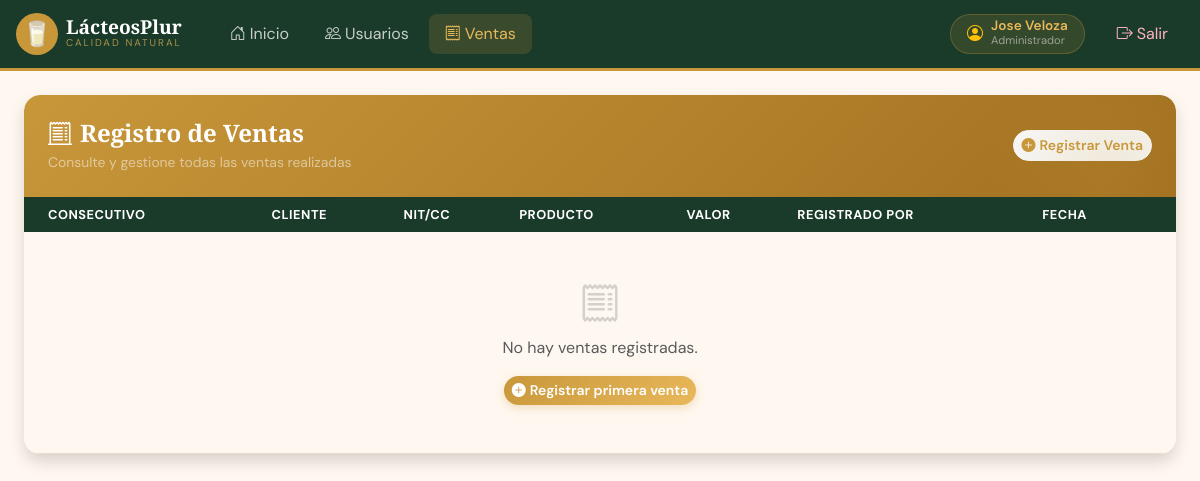
Page /ventas (signed in) on the earlier database version.
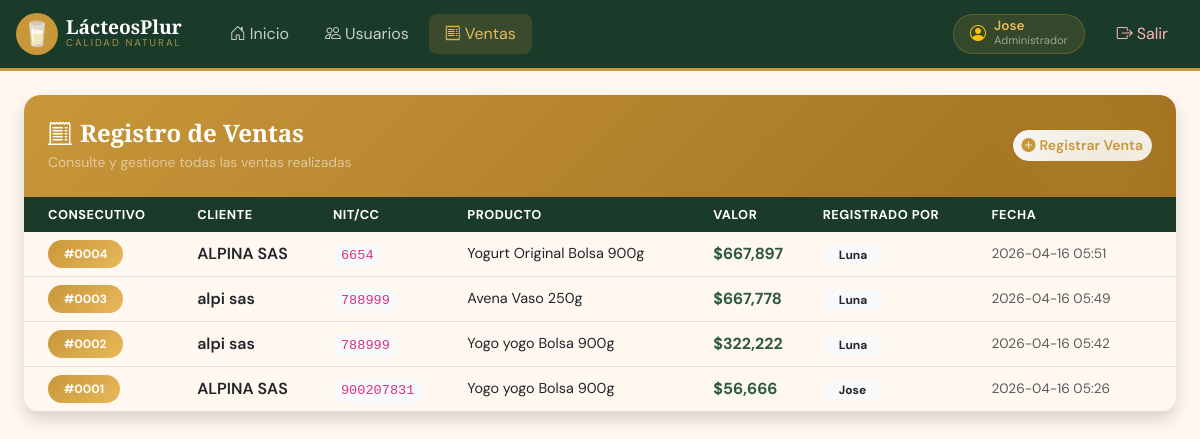
Same page on the later database version.
### tables this page shows
CREATE TABLE usuarios (
            id INTEGER PRIMARY KEY AUTOINCREMENT,
            nombre TEXT NOT NULL,
            cedula TEXT NOT NULL UNIQUE,
            correo TEXT NOT NULL UNIQUE,
            usuario TEXT NOT NULL UNIQUE,
            rol TEXT NOT NULL CHECK(rol IN ('Administrador', 'Auxiliar')),
            password_hash TEXT NOT NULL,
            salt TEXT NOT NULL,
            estado TEXT NOT NULL DEFAULT 'Activo' CHECK(estado IN ('Activo', 'Inactivo')),
            fecha_creacion TIMESTAMP DEFAULT CURRENT_TIMESTAMP
        );

CREATE TABLE ventas (
            id INTEGER PRIMARY KEY AUTOINCREMENT,
            consecutivo INTEGER NOT NULL UNIQUE,
            cliente TEXT NOT NULL,
            nit_cc TEXT NOT NULL,
            producto TEXT NOT NULL,
            valor REAL NOT NULL,
            usuario_id INTEGER NOT NULL,
            fecha TIMESTAMP DEFAULT CURRENT_TIMESTAMP,
            FOREIGN KEY (usuario_id) REFERENCES usuarios(id)
        );

### routes/ventas.py (the view)
@ventas_bp.route('/ventas')
@login_required
def list_ventas():
    conn = get_db()
    ventas = conn.execute('''
        SELECT v.*, u.nombre as nombre_usuario
        FROM ventas v
        JOIN usuarios u ON v.usuario_id = u.id
        ORDER BY v.fecha DESC
    ''').fetchall()
    conn.close()
    return render_template('ventas.html', ventas=ventas)

### models/database.py (called while the page is built)
def get_db():
    conn = sqlite3.connect(DB_PATH)
    conn.row_factory = sqlite3.Row
    return conn

### routes/ventas.py (called while the page is built)
def login_required(f):
    from functools import wraps
    @wraps(f)
    def decorated(*args, **kwargs):
        if 'user_id' not in session:
            return redirect(url_for('auth.login'))
        return f(*args, **kwargs)
    return decorated

### templates/ventas.html (shortened to what this page needs)
{% extends "base.html" %}
{% block content %}
<div class="container-fluid px-4 py-4">
    <div class="card border-0 rounded-4 shadow overflow-hidden">
        <div class="page-hero page-hero-gold p-4 text-white">
            <div class="d-flex justify-content-between align-items-center flex-wrap gap-3">
                <div>
                    <h4 class="fw-bold mb-1" style="font-family:'Playfair Display',serif">
                        <i class="bi bi-receipt-cutoff me-2"></i>Registro de Ventas
                    </h4>
                    <p class="mb-0 text-white-50" style="font-size:.87rem">Consulte y gestione todas las ventas realizadas</p>
                </div>
                <a href="{{ url_for('ventas.registrar_venta') }}" class="btn btn-light btn-sm rounded-3 fw-semibold" style="color:var(--lp-gold)">
                    <i class="bi bi-plus-circle-fill me-1"></i>Registrar Venta
                </a>
            </div>
        </div>
        <div class="card-body p-0">
            <div class="table-responsive">
                <table class="table table-hover align-middle mb-0">
                    <thead>
                        <tr>
                            <th class="ps-4">Consecutivo</th>
                            <th>Cliente</th>
                            <th>NIT/CC</th>
                            <th>Producto</th>
                            <th>Valor</th>
                            <th>Registrado por</th>
                            <th class="pe-4">Fecha</th>
                        </tr>
                    </thead>
                    <tbody>
                        {% if ventas %}
                        {% for v in ventas %}
                        <tr>
                            <td class="ps-4">
                                <span class="badge rounded-pill fw-bold px-3 py-2" style="background:linear-gradient(135deg,var(--lp-gold),var(--lp-gold-light))">
                                    #{{ '%04d' % v.consecutivo }}
                                </span>
                            </td>
                            <td class="fw-semibold">{{ v.cliente }}</td>
                            <td><code class="bg-light rounded px-2 py-1" style="font-size:.85rem">{{ v.nit_cc }}</code></td>
                            <td style="font-size:.9rem">{{ v.producto }}</td>
                            <td class="fw-bold" style="color:var(--lp-green-mid)">
                                ${{ '{:,.0f}'.format(v.valor) }}
                            </td>
                            <td>
                                <span class="badge bg-light text-dark rounded-pill px-3">{{ v.nombre_usuario }}</span>
                            </td>
                            <td class="text-muted pe-4" style="font-size:.85rem">{{ v.fecha[:16] if v.fecha else '-' }}</td>
                        </tr>
                        {% endfor %}
                        {% else %}
                        <tr>
                            <td colspan="7" class="text-center py-5 text-muted">
                                <i class="bi bi-receipt display-6 d-block mb-2 opacity-25"></i>
                                No hay ventas registradas.
                                <div class="mt-3">
                                    <a href="{{ url_for('ventas.registrar_venta') }}" class="btn btn-gold btn-sm rounded-3 fw-semibold">
                                        <i class="bi bi-plus-circle-fill me-1"></i>Registrar primera venta
                                    </a>
                                </div>
                            </td>
                        </tr>
                        {% endif %}
                    </tbody>
                </table>
            </div>
        </div>
    </div>
</div>
{% endblock %}

### templates/base.html (shortened to what this page needs)
<!DOCTYPE html>
<html lang="es">
<head>
    <link href="https://cdn.jsdelivr.net/npm/bootstrap@5.3.0/dist/css/bootstrap.min.css" rel="stylesheet">
    <link href="https://cdn.jsdelivr.net/npm/bootstrap-icons@1.11.0/font/bootstrap-icons.css" rel="stylesheet">
    <link rel="stylesheet" href="{{ url_for('static', filename='css/styles.css') }}">
</head>
<body>
{% if session.user_id %}
<nav class="navbar navbar-expand-lg navbar-lp px-3 py-2">
    <a class="navbar-brand d-flex align-items-center gap-2 text-decoration-none" href="{{ url_for('dashboard.index') }}">
        <div class="rounded-circle d-flex align-items-center justify-content-center fs-4" style="width:42px;height:42px;background:var(--lp-gold)">🥛</div>
        <div>
            <span class="d-block fw-bold text-white lh-1" style="font-family:'Playfair Display',serif;font-size:1.2rem">LácteosPlur</span>
            <span class="d-block" style="font-size:.62rem;letter-spacing:2px;text-transform:uppercase;opacity:.7;color:var(--lp-gold-light)">Calidad Natural</span>
        </div>
    </a>
    <div class="collapse navbar-collapse" id="mainNav">
        <ul class="navbar-nav me-auto ms-3 gap-1">
            <li class="nav-item">
                <a class="nav-link px-3 py-2 {% if request.endpoint == 'dashboard.index' %}active{% endif %}" href="{{ url_for('dashboard.index') }}">
                    <i class="bi bi-house-door me-1"></i>Inicio
                </a>
            </li>
            <li class="nav-item">
                <a class="nav-link px-3 py-2 {% if 'users' in request.endpoint %}active{% endif %}" href="{{ url_for('users.list_users') }}">
                    <i class="bi bi-people me-1"></i>Usuarios
                </a>
            </li>
            <li class="nav-item">
                <a class="nav-link px-3 py-2 {% if 'ventas' in request.endpoint %}active{% endif %}" href="{{ url_for('ventas.list_ventas') }}">
                    <i class="bi bi-receipt me-1"></i>Ventas
                </a>
            </li>
        </ul>
        <div class="d-flex align-items-center gap-3">
            <div class="d-flex align-items-center gap-2 rounded-pill px-3 py-1" style="background:rgba(200,151,58,.15);border:1px solid rgba(200,151,58,.3)">
                <i class="bi bi-person-circle text-warning"></i>
                <div>
                    <div class="fw-semibold lh-1" style="font-size:.85rem;color:var(--lp-gold-light)">{{ session.nombre }}</div>
                    <div style="font-size:.7rem;color:rgba(255,255,255,.5)">{{ session.rol }}</div>
                </div>
            </div>
            <a href="{{ url_for('auth.logout') }}" class="nav-link nav-logout px-3 py-2 rounded">
                <i class="bi bi-box-arrow-right me-1"></i>Salir
            </a>
        </div>
    </div>
</nav>
{% endif %}
<main class="pb-5">
    {% block content %}{% endblock %}
</main>
</body>
</html>

Differences in the rows shown:
now on this page (row edited): usuarios: nombre "Jose", rol "Administrador"
added ventas: consecutivo "0004", cliente "ALPINA SAS", nit_cc "6654", producto "Yogurt Original Bolsa 900g", valor "667,897", nombre_usuario "Luna", fecha "2026-04-16 05:51"
added ventas: consecutivo "0003", cliente "alpi sas", nit_cc "788999", producto "Avena Vaso 250g", valor "667,778", nombre_usuario "Luna", fecha "2026-04-16 05:49"
added ventas: consecutivo "0002", cliente "alpi sas", nit_cc "788999", producto "Yogo yogo Bolsa 900g", valor "322,222", nombre_usuario "Luna", fecha "2026-04-16 05:42"
added ventas: consecutivo "0001", cliente "ALPINA SAS", nit_cc "900207831", producto "Yogo yogo Bolsa 900g", valor "56,666", nombre_usuario "Jose", fecha "2026-04-16 05:26"
Other differences:
{{ session.nombre }}: "Jose Veloza" → (not shown)
{{ session.rol }}: "Administrador" → (not shown)
text no longer shown: "No hay ventas registradas. Registrar primera venta"
